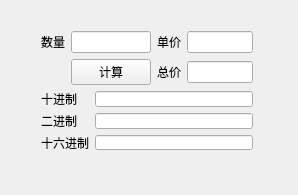
<?xml version="1.0" encoding="UTF-8"?>
<ui version="4.0">
 <class>Widget</class>
 <widget class="QWidget" name="Widget">
  <property name="geometry">
   <rect>
    <x>0</x>
    <y>0</y>
    <width>298</width>
    <height>195</height>
   </rect>
  </property>
  <property name="windowTitle">
   <string>Widget</string>
  </property>
  <widget class="QWidget" name="">
   <property name="geometry">
    <rect>
     <x>30</x>
     <y>20</y>
     <width>234</width>
     <height>141</height>
    </rect>
   </property>
   <layout class="QVBoxLayout" name="verticalLayout">
    <item>
     <layout class="QGridLayout" name="gridLayout">
      <item row="0" column="0">
       <widget class="QLabel" name="quantity_label">
        <property name="text">
         <string>数量</string>
        </property>
       </widget>
      </item>
      <item row="0" column="1">
       <widget class="QLineEdit" name="quantity_lineEdit"/>
      </item>
      <item row="0" column="2">
       <widget class="QLabel" name="unitPrice_label">
        <property name="text">
         <string>单价</string>
        </property>
       </widget>
      </item>
      <item row="0" column="3">
       <widget class="QLineEdit" name="unitPrice_lineEdit"/>
      </item>
      <item row="1" column="2">
       <widget class="QLabel" name="totalPrice_label">
        <property name="text">
         <string>总价</string>
        </property>
       </widget>
      </item>
      <item row="1" column="3">
       <widget class="QLineEdit" name="totalPrice_lineEdit"/>
      </item>
      <item row="1" column="1">
       <widget class="QPushButton" name="calculate_pushButton">
        <property name="text">
         <string>计算</string>
        </property>
       </widget>
      </item>
     </layout>
    </item>
    <item>
     <spacer name="verticalSpacer">
      <property name="orientation">
       <enum>Qt::Vertical</enum>
      </property>
      <property name="sizeHint" stdset="0">
       <size>
        <width>20</width>
        <height>40</height>
       </size>
      </property>
     </spacer>
    </item>
    <item>
     <layout class="QGridLayout" name="gridLayout_2">
      <item row="0" column="0">
       <widget class="QLabel" name="dec_label">
        <property name="text">
         <string>十进制</string>
        </property>
       </widget>
      </item>
      <item row="1" column="0">
       <widget class="QLabel" name="bin_label">
        <property name="text">
         <string>二进制</string>
        </property>
       </widget>
      </item>
      <item row="1" column="2">
       <widget class="QLineEdit" name="bin_lineEdit"/>
      </item>
      <item row="2" column="0" colspan="2">
       <widget class="QLabel" name="hex_label">
        <property name="text">
         <string>十六进制</string>
        </property>
       </widget>
      </item>
      <item row="2" column="2">
       <widget class="QLineEdit" name="hex_lineEdit"/>
      </item>
      <item row="0" column="2">
       <widget class="QLineEdit" name="dec_lineEdit"/>
      </item>
     </layout>
    </item>
   </layout>
  </widget>
 </widget>
 <layoutdefault spacing="6" margin="11"/>
 <resources/>
 <connections/>
</ui>
